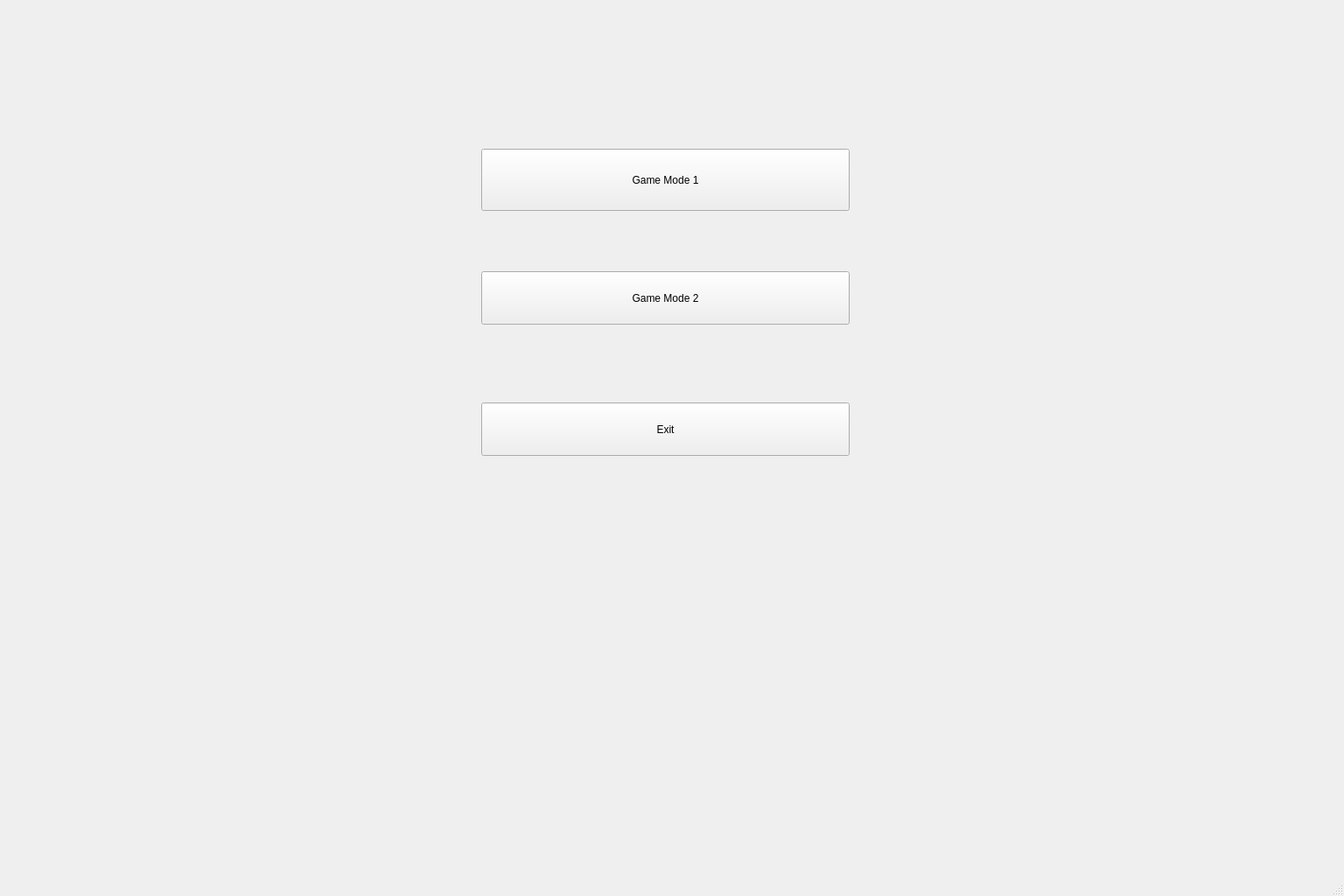
<?xml version="1.0" encoding="UTF-8"?>
<ui version="4.0">
 <class>MainWindow</class>
 <widget class="QMainWindow" name="MainWindow">
  <property name="geometry">
   <rect>
    <x>0</x>
    <y>0</y>
    <width>1536</width>
    <height>1024</height>
   </rect>
  </property>
  <property name="cursor">
   <cursorShape>OpenHandCursor</cursorShape>
  </property>
  <property name="windowTitle">
   <string>MainWindow</string>
  </property>
  <property name="autoFillBackground">
   <bool>false</bool>
  </property>
  <widget class="QWidget" name="centralwidget">
   <widget class="QPushButton" name="button_game_mode1">
    <property name="geometry">
     <rect>
      <x>550</x>
      <y>170</y>
      <width>421</width>
      <height>71</height>
     </rect>
    </property>
    <property name="text">
     <string>Game Mode 1</string>
    </property>
   </widget>
   <widget class="QPushButton" name="button_game_mode2">
    <property name="geometry">
     <rect>
      <x>550</x>
      <y>310</y>
      <width>421</width>
      <height>61</height>
     </rect>
    </property>
    <property name="text">
     <string>Game Mode 2</string>
    </property>
   </widget>
   <widget class="QPushButton" name="botton_exit">
    <property name="geometry">
     <rect>
      <x>550</x>
      <y>460</y>
      <width>421</width>
      <height>61</height>
     </rect>
    </property>
    <property name="text">
     <string>Exit</string>
    </property>
   </widget>
  </widget>
  <widget class="QMenuBar" name="menubar">
   <property name="geometry">
    <rect>
     <x>0</x>
     <y>0</y>
     <width>1536</width>
     <height>20</height>
    </rect>
   </property>
  </widget>
  <widget class="QStatusBar" name="statusbar"/>
 </widget>
 <resources/>
 <connections/>
</ui>
